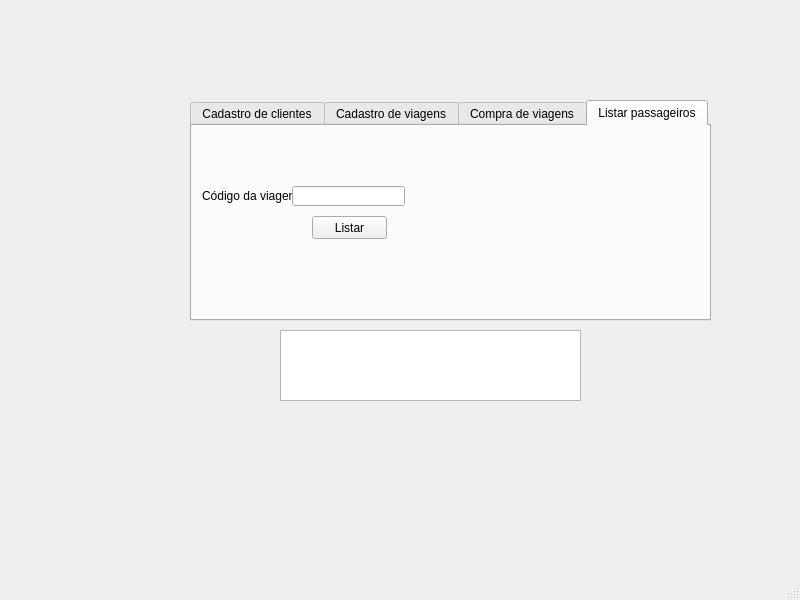
<?xml version="1.0" encoding="UTF-8"?>
<ui version="4.0">
 <class>MainWindow</class>
 <widget class="QMainWindow" name="MainWindow">
  <property name="geometry">
   <rect>
    <x>0</x>
    <y>0</y>
    <width>800</width>
    <height>600</height>
   </rect>
  </property>
  <property name="windowTitle">
   <string>MainWindow</string>
  </property>
  <widget class="QWidget" name="centralwidget">
   <widget class="QPlainTextEdit" name="txtOutput">
    <property name="geometry">
     <rect>
      <x>280</x>
      <y>330</y>
      <width>301</width>
      <height>71</height>
     </rect>
    </property>
   </widget>
   <widget class="QTabWidget" name="tabWidget">
    <property name="geometry">
     <rect>
      <x>190</x>
      <y>100</y>
      <width>521</width>
      <height>221</height>
     </rect>
    </property>
    <property name="currentIndex">
     <number>3</number>
    </property>
    <widget class="QWidget" name="widget">
     <attribute name="title">
      <string>Cadastro de clientes</string>
     </attribute>
     <widget class="QLabel" name="label_3">
      <property name="geometry">
       <rect>
        <x>70</x>
        <y>100</y>
        <width>47</width>
        <height>13</height>
       </rect>
      </property>
      <property name="text">
       <string>Milhas</string>
      </property>
     </widget>
     <widget class="QLineEdit" name="inputNome">
      <property name="geometry">
       <rect>
        <x>110</x>
        <y>40</y>
        <width>113</width>
        <height>20</height>
       </rect>
      </property>
     </widget>
     <widget class="QLineEdit" name="inputCpf">
      <property name="geometry">
       <rect>
        <x>110</x>
        <y>70</y>
        <width>113</width>
        <height>20</height>
       </rect>
      </property>
     </widget>
     <widget class="QLabel" name="label_2">
      <property name="geometry">
       <rect>
        <x>70</x>
        <y>70</y>
        <width>47</width>
        <height>13</height>
       </rect>
      </property>
      <property name="text">
       <string>CPF</string>
      </property>
     </widget>
     <widget class="QLineEdit" name="inputMilhas">
      <property name="geometry">
       <rect>
        <x>110</x>
        <y>100</y>
        <width>113</width>
        <height>20</height>
       </rect>
      </property>
     </widget>
     <widget class="QLabel" name="label">
      <property name="geometry">
       <rect>
        <x>70</x>
        <y>40</y>
        <width>47</width>
        <height>13</height>
       </rect>
      </property>
      <property name="text">
       <string>Nome</string>
      </property>
     </widget>
     <widget class="QPushButton" name="btnCadastrarPassageiro">
      <property name="geometry">
       <rect>
        <x>130</x>
        <y>130</y>
        <width>75</width>
        <height>23</height>
       </rect>
      </property>
      <property name="text">
       <string>Cadastrar</string>
      </property>
     </widget>
    </widget>
    <widget class="QWidget" name="tab">
     <attribute name="title">
      <string>Cadastro de viagens</string>
     </attribute>
     <widget class="QPushButton" name="btnCadastrarViagem">
      <property name="geometry">
       <rect>
        <x>200</x>
        <y>140</y>
        <width>75</width>
        <height>23</height>
       </rect>
      </property>
      <property name="text">
       <string>Cadastrar</string>
      </property>
     </widget>
     <widget class="QLineEdit" name="inputIdCadastro">
      <property name="geometry">
       <rect>
        <x>100</x>
        <y>30</y>
        <width>113</width>
        <height>20</height>
       </rect>
      </property>
     </widget>
     <widget class="QLabel" name="label_6">
      <property name="geometry">
       <rect>
        <x>30</x>
        <y>30</y>
        <width>71</width>
        <height>20</height>
       </rect>
      </property>
      <property name="text">
       <string>Id da viagem</string>
      </property>
     </widget>
     <widget class="QLineEdit" name="inputOrigem">
      <property name="geometry">
       <rect>
        <x>290</x>
        <y>60</y>
        <width>113</width>
        <height>20</height>
       </rect>
      </property>
     </widget>
     <widget class="QLabel" name="label_7">
      <property name="geometry">
       <rect>
        <x>230</x>
        <y>30</y>
        <width>61</width>
        <height>20</height>
       </rect>
      </property>
      <property name="text">
       <string>Companhia</string>
      </property>
     </widget>
     <widget class="QLineEdit" name="inputCompanhia">
      <property name="geometry">
       <rect>
        <x>290</x>
        <y>30</y>
        <width>113</width>
        <height>20</height>
       </rect>
      </property>
     </widget>
     <widget class="QLabel" name="label_8">
      <property name="geometry">
       <rect>
        <x>250</x>
        <y>60</y>
        <width>47</width>
        <height>13</height>
       </rect>
      </property>
      <property name="text">
       <string>Origem</string>
      </property>
     </widget>
     <widget class="QLineEdit" name="inputCusto">
      <property name="geometry">
       <rect>
        <x>100</x>
        <y>60</y>
        <width>113</width>
        <height>20</height>
       </rect>
      </property>
     </widget>
     <widget class="QLabel" name="label_9">
      <property name="geometry">
       <rect>
        <x>60</x>
        <y>60</y>
        <width>47</width>
        <height>13</height>
       </rect>
      </property>
      <property name="text">
       <string>Custo</string>
      </property>
     </widget>
     <widget class="QLineEdit" name="inputDestino">
      <property name="geometry">
       <rect>
        <x>290</x>
        <y>90</y>
        <width>113</width>
        <height>20</height>
       </rect>
      </property>
     </widget>
     <widget class="QLabel" name="label_10">
      <property name="geometry">
       <rect>
        <x>250</x>
        <y>90</y>
        <width>47</width>
        <height>13</height>
       </rect>
      </property>
      <property name="text">
       <string>Destino</string>
      </property>
     </widget>
    </widget>
    <widget class="QWidget" name="tab_2">
     <attribute name="title">
      <string>Compra de viagens</string>
     </attribute>
     <widget class="QLabel" name="label_5">
      <property name="geometry">
       <rect>
        <x>50</x>
        <y>80</y>
        <width>47</width>
        <height>13</height>
       </rect>
      </property>
      <property name="text">
       <string>Código</string>
      </property>
     </widget>
     <widget class="QLabel" name="label_4">
      <property name="geometry">
       <rect>
        <x>50</x>
        <y>50</y>
        <width>47</width>
        <height>13</height>
       </rect>
      </property>
      <property name="text">
       <string>CPF</string>
      </property>
     </widget>
     <widget class="QLineEdit" name="inputCpfCompra">
      <property name="geometry">
       <rect>
        <x>90</x>
        <y>50</y>
        <width>113</width>
        <height>20</height>
       </rect>
      </property>
     </widget>
     <widget class="QLineEdit" name="inputIdViagem">
      <property name="geometry">
       <rect>
        <x>90</x>
        <y>80</y>
        <width>113</width>
        <height>20</height>
       </rect>
      </property>
     </widget>
     <widget class="QPushButton" name="btnComprarViagem">
      <property name="geometry">
       <rect>
        <x>110</x>
        <y>110</y>
        <width>75</width>
        <height>23</height>
       </rect>
      </property>
      <property name="text">
       <string>Comprar</string>
      </property>
     </widget>
    </widget>
    <widget class="QWidget" name="tab_3">
     <attribute name="title">
      <string>Listar passageiros</string>
     </attribute>
     <widget class="QLabel" name="label_11">
      <property name="geometry">
       <rect>
        <x>10</x>
        <y>60</y>
        <width>111</width>
        <height>20</height>
       </rect>
      </property>
      <property name="text">
       <string>Código da viagem</string>
      </property>
     </widget>
     <widget class="QPushButton" name="btnListar">
      <property name="geometry">
       <rect>
        <x>120</x>
        <y>90</y>
        <width>75</width>
        <height>23</height>
       </rect>
      </property>
      <property name="text">
       <string>Listar</string>
      </property>
     </widget>
     <widget class="QLineEdit" name="inputIdConsulta">
      <property name="geometry">
       <rect>
        <x>100</x>
        <y>60</y>
        <width>113</width>
        <height>20</height>
       </rect>
      </property>
     </widget>
    </widget>
   </widget>
  </widget>
  <widget class="QMenuBar" name="menubar">
   <property name="geometry">
    <rect>
     <x>0</x>
     <y>0</y>
     <width>800</width>
     <height>21</height>
    </rect>
   </property>
  </widget>
  <widget class="QStatusBar" name="statusbar"/>
 </widget>
 <resources/>
 <connections/>
</ui>
